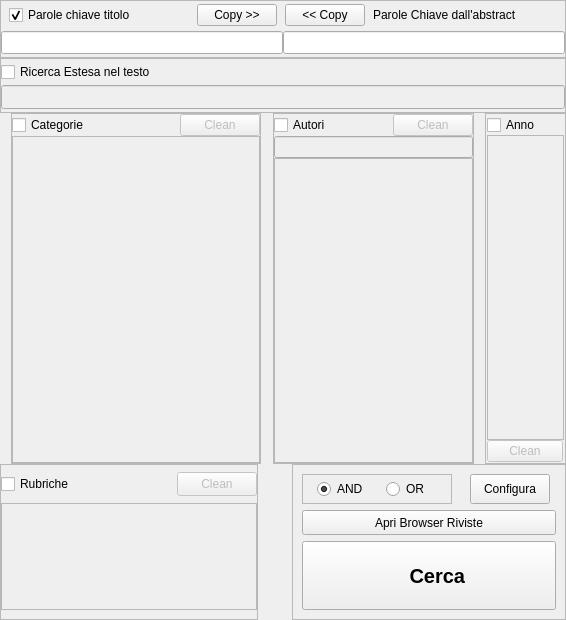
         <widget class="QFrame" name="frameRicerca">
          <property name="minimumSize">
           <size>
            <width>566</width>
            <height>0</height>
           </size>
          </property>
          <property name="frameShape">
           <enum>QFrame::NoFrame</enum>
          </property>
          <property name="frameShadow">
           <enum>QFrame::Plain</enum>
          </property>
          <property name="lineWidth">
           <number>0</number>
          </property>
          <layout class="QVBoxLayout" name="verticalLayout_2">
           <property name="spacing">
            <number>0</number>
           </property>
           <property name="margin">
            <number>0</number>
           </property>
           <item>
            <widget class="QFrame" name="frameParoleChiave">
             <property name="minimumSize">
              <size>
               <width>566</width>
               <height>58</height>
              </size>
             </property>
             <property name="maximumSize">
              <size>
               <width>566</width>
               <height>70</height>
              </size>
             </property>
             <property name="mouseTracking">
              <bool>true</bool>
             </property>
             <property name="focusPolicy">
              <enum>Qt::NoFocus</enum>
             </property>
             <property name="acceptDrops">
              <bool>true</bool>
             </property>
             <property name="frameShape">
              <enum>QFrame::StyledPanel</enum>
             </property>
             <property name="frameShadow">
              <enum>QFrame::Sunken</enum>
             </property>
             <layout class="QVBoxLayout" name="verticalLayout_4">
              <property name="spacing">
               <number>0</number>
              </property>
              <property name="margin">
               <number>0</number>
              </property>
              <item>
               <widget class="QFrame" name="frame">
                <property name="minimumSize">
                 <size>
                  <width>0</width>
                  <height>27</height>
                 </size>
                </property>
                <property name="maximumSize">
                 <size>
                  <width>16777215</width>
                  <height>39</height>
                 </size>
                </property>
                <property name="frameShape">
                 <enum>QFrame::NoFrame</enum>
                </property>
                <property name="frameShadow">
                 <enum>QFrame::Sunken</enum>
                </property>
                <property name="lineWidth">
                 <number>0</number>
                </property>
                <layout class="QHBoxLayout" name="horizontalLayout_5">
                 <property name="spacing">
                  <number>0</number>
                 </property>
                 <property name="margin">
                  <number>0</number>
                 </property>
                 <item>
                  <widget class="QCheckBox" name="Select_ParoleChiave">
                   <property name="sizePolicy">
                    <sizepolicy hsizetype="Minimum" vsizetype="Preferred">
                     <horstretch>0</horstretch>
                     <verstretch>0</verstretch>
                    </sizepolicy>
                   </property>
                   <property name="minimumSize">
                    <size>
                     <width>153</width>
                     <height>24</height>
                    </size>
                   </property>
                   <property name="maximumSize">
                    <size>
                     <width>180</width>
                     <height>16777215</height>
                    </size>
                   </property>
                   <property name="text">
                    <string>Parole chiave titolo</string>
                   </property>
                   <property name="checked">
                    <bool>true</bool>
                   </property>
                  </widget>
                 </item>
                 <item>
                  <widget class="QPushButton" name="CopiaADestra">
                   <property name="minimumSize">
                    <size>
                     <width>80</width>
                     <height>20</height>
                    </size>
                   </property>
                   <property name="maximumSize">
                    <size>
                     <width>80</width>
                     <height>16777215</height>
                    </size>
                   </property>
                   <property name="text">
                    <string>Copy &gt;&gt;</string>
                   </property>
                  </widget>
                 </item>
                 <item>
                  <widget class="QPushButton" name="CopiaASinistra">
                   <property name="minimumSize">
                    <size>
                     <width>80</width>
                     <height>20</height>
                    </size>
                   </property>
                   <property name="maximumSize">
                    <size>
                     <width>80</width>
                     <height>16777215</height>
                    </size>
                   </property>
                   <property name="text">
                    <string>&lt;&lt; Copy</string>
                   </property>
                  </widget>
                 </item>
                 <item>
                  <widget class="QLabel" name="label_5">
                   <property name="minimumSize">
                    <size>
                     <width>0</width>
                     <height>24</height>
                    </size>
                   </property>
                   <property name="maximumSize">
                    <size>
                     <width>180</width>
                     <height>16777215</height>
                    </size>
                   </property>
                   <property name="text">
                    <string>Parole Chiave dall'abstract  </string>
                   </property>
                  </widget>
                 </item>
                </layout>
                <zorder>CopiaASinistra</zorder>
                <zorder>CopiaADestra</zorder>
                <zorder>Select_ParoleChiave</zorder>
                <zorder>label_5</zorder>
               </widget>
              </item>
              <item>
               <widget class="QFrame" name="frame_6">
                <property name="minimumSize">
                 <size>
                  <width>0</width>
                  <height>27</height>
                 </size>
                </property>
                <property name="frameShape">
                 <enum>QFrame::NoFrame</enum>
                </property>
                <property name="frameShadow">
                 <enum>QFrame::Plain</enum>
                </property>
                <property name="lineWidth">
                 <number>0</number>
                </property>
                <layout class="QHBoxLayout" name="horizontalLayout_4">
                 <property name="spacing">
                  <number>0</number>
                 </property>
                 <property name="margin">
                  <number>0</number>
                 </property>
                 <item>
                  <widget class="QLineEdit" name="ParoleChiave">
                   <property name="sizePolicy">
                    <sizepolicy hsizetype="Expanding" vsizetype="Fixed">
                     <horstretch>0</horstretch>
                     <verstretch>0</verstretch>
                    </sizepolicy>
                   </property>
                   <property name="minimumSize">
                    <size>
                     <width>251</width>
                     <height>23</height>
                    </size>
                   </property>
                   <property name="maximumSize">
                    <size>
                     <width>1000</width>
                     <height>16777215</height>
                    </size>
                   </property>
                  </widget>
                 </item>
                 <item>
                  <widget class="QLineEdit" name="ParoleChiaveAbstract">
                   <property name="sizePolicy">
                    <sizepolicy hsizetype="Expanding" vsizetype="Fixed">
                     <horstretch>0</horstretch>
                     <verstretch>255</verstretch>
                    </sizepolicy>
                   </property>
                   <property name="minimumSize">
                    <size>
                     <width>251</width>
                     <height>23</height>
                    </size>
                   </property>
                   <property name="maximumSize">
                    <size>
                     <width>1000</width>
                     <height>16777215</height>
                    </size>
                   </property>
                  </widget>
                 </item>
                </layout>
               </widget>
              </item>
             </layout>
            </widget>
           </item>
           <item>
            <widget class="QFrame" name="FrameRicercaEstesa">
             <property name="enabled">
              <bool>true</bool>
             </property>
             <property name="minimumSize">
              <size>
               <width>566</width>
               <height>55</height>
              </size>
             </property>
             <property name="maximumSize">
              <size>
               <width>566</width>
               <height>56</height>
              </size>
             </property>
             <property name="frameShape">
              <enum>QFrame::StyledPanel</enum>
             </property>
             <property name="frameShadow">
              <enum>QFrame::Raised</enum>
             </property>
             <property name="lineWidth">
              <number>1</number>
             </property>
             <layout class="QVBoxLayout" name="verticalLayout_3">
              <property name="spacing">
               <number>0</number>
              </property>
              <property name="margin">
               <number>0</number>
              </property>
              <item>
               <widget class="QCheckBox" name="Select_RicercaTesto">
                <property name="minimumSize">
                 <size>
                  <width>24</width>
                  <height>0</height>
                 </size>
                </property>
                <property name="text">
                 <string>Ricerca Estesa nel testo</string>
                </property>
               </widget>
              </item>
              <item>
               <widget class="QLineEdit" name="ParoleChiaveTesto">
                <property name="enabled">
                 <bool>false</bool>
                </property>
                <property name="minimumSize">
                 <size>
                  <width>0</width>
                  <height>24</height>
                 </size>
                </property>
               </widget>
              </item>
             </layout>
            </widget>
           </item>
           <item>
            <widget class="QFrame" name="frame_2">
             <property name="minimumSize">
              <size>
               <width>566</width>
               <height>351</height>
              </size>
             </property>
             <property name="maximumSize">
              <size>
               <width>566</width>
               <height>16777215</height>
              </size>
             </property>
             <property name="frameShape">
              <enum>QFrame::NoFrame</enum>
             </property>
             <property name="frameShadow">
              <enum>QFrame::Plain</enum>
             </property>
             <layout class="QHBoxLayout" name="horizontalLayout">
              <property name="spacing">
               <number>0</number>
              </property>
              <property name="margin">
               <number>0</number>
              </property>
              <item>
               <spacer name="horizontalSpacer_7">
                <property name="orientation">
                 <enum>Qt::Horizontal</enum>
                </property>
                <property name="sizeHint" stdset="0">
                 <size>
                  <width>40</width>
                  <height>20</height>
                 </size>
                </property>
               </spacer>
              </item>
              <item>
               <widget class="QFrame" name="frameCategoria">
                <property name="minimumSize">
                 <size>
                  <width>250</width>
                  <height>341</height>
                 </size>
                </property>
                <property name="maximumSize">
                 <size>
                  <width>200</width>
                  <height>16777215</height>
                 </size>
                </property>
                <property name="frameShape">
                 <enum>QFrame::StyledPanel</enum>
                </property>
                <property name="frameShadow">
                 <enum>QFrame::Raised</enum>
                </property>
                <layout class="QGridLayout" name="gridLayout_6">
                 <property name="margin">
                  <number>0</number>
                 </property>
                 <property name="spacing">
                  <number>0</number>
                 </property>
                 <item row="0" column="0">
                  <widget class="QCheckBox" name="Select_RicercaCategoria">
                   <property name="text">
                    <string>Categorie</string>
                   </property>
                  </widget>
                 </item>
                 <item row="0" column="2">
                  <widget class="QPushButton" name="CleanCategorie">
                   <property name="enabled">
                    <bool>false</bool>
                   </property>
                   <property name="text">
                    <string>Clean</string>
                   </property>
                  </widget>
                 </item>
                 <item row="0" column="1">
                  <spacer name="horizontalSpacer">
                   <property name="orientation">
                    <enum>Qt::Horizontal</enum>
                   </property>
                   <property name="sizeHint" stdset="0">
                    <size>
                     <width>40</width>
                     <height>20</height>
                    </size>
                   </property>
                  </spacer>
                 </item>
                 <item row="1" column="0" colspan="3">
                  <widget class="QListWidget" name="ListaCategorie">
                   <property name="enabled">
                    <bool>false</bool>
                   </property>
                   <property name="minimumSize">
                    <size>
                     <width>200</width>
                     <height>300</height>
                    </size>
                   </property>
                   <property name="maximumSize">
                    <size>
                     <width>16777215</width>
                     <height>1000000</height>
                    </size>
                   </property>
                   <property name="selectionMode">
                    <enum>QAbstractItemView::MultiSelection</enum>
                   </property>
                   <property name="selectionRectVisible">
                    <bool>true</bool>
                   </property>
                  </widget>
                 </item>
                </layout>
               </widget>
              </item>
              <item>
               <spacer name="horizontalSpacer_5">
                <property name="orientation">
                 <enum>Qt::Horizontal</enum>
                </property>
                <property name="sizeHint" stdset="0">
                 <size>
                  <width>40</width>
                  <height>20</height>
                 </size>
                </property>
               </spacer>
              </item>
              <item>
               <widget class="QFrame" name="FrameAutori">
                <property name="enabled">
                 <bool>true</bool>
                </property>
                <property name="minimumSize">
                 <size>
                  <width>201</width>
                  <height>341</height>
                 </size>
                </property>
                <property name="maximumSize">
                 <size>
                  <width>201</width>
                  <height>16777215</height>
                 </size>
                </property>
                <property name="frameShape">
                 <enum>QFrame::StyledPanel</enum>
                </property>
                <property name="frameShadow">
                 <enum>QFrame::Raised</enum>
                </property>
                <layout class="QGridLayout" name="gridLayout_12">
                 <property name="margin">
                  <number>0</number>
                 </property>
                 <property name="spacing">
                  <number>0</number>
                 </property>
                 <item row="0" column="0">
                  <widget class="QCheckBox" name="Select_ListaAutori">
                   <property name="text">
                    <string>Autori</string>
                   </property>
                  </widget>
                 </item>
                 <item row="1" column="0" colspan="3">
                  <widget class="QLineEdit" name="FiltroAutori">
                   <property name="enabled">
                    <bool>false</bool>
                   </property>
                  </widget>
                 </item>
                 <item row="0" column="1">
                  <spacer name="horizontalSpacer_2">
                   <property name="orientation">
                    <enum>Qt::Horizontal</enum>
                   </property>
                   <property name="sizeHint" stdset="0">
                    <size>
                     <width>40</width>
                     <height>20</height>
                    </size>
                   </property>
                  </spacer>
                 </item>
                 <item row="2" column="0" colspan="3">
                  <widget class="QListWidget" name="ListaAutori">
                   <property name="enabled">
                    <bool>false</bool>
                   </property>
                   <property name="selectionMode">
                    <enum>QAbstractItemView::MultiSelection</enum>
                   </property>
                  </widget>
                 </item>
                 <item row="0" column="2">
                  <widget class="QPushButton" name="CleanAutori">
                   <property name="enabled">
                    <bool>false</bool>
                   </property>
                   <property name="text">
                    <string>Clean</string>
                   </property>
                  </widget>
                 </item>
                </layout>
               </widget>
              </item>
              <item>
               <spacer name="horizontalSpacer_6">
                <property name="orientation">
                 <enum>Qt::Horizontal</enum>
                </property>
                <property name="sizeHint" stdset="0">
                 <size>
                  <width>40</width>
                  <height>20</height>
                 </size>
                </property>
               </spacer>
              </item>
              <item>
               <widget class="QFrame" name="FrameAnno">
                <property name="enabled">
                 <bool>true</bool>
                </property>
                <property name="minimumSize">
                 <size>
                  <width>81</width>
                  <height>341</height>
                 </size>
                </property>
                <property name="maximumSize">
                 <size>
                  <width>81</width>
                  <height>16777215</height>
                 </size>
                </property>
                <property name="frameShape">
                 <enum>QFrame::StyledPanel</enum>
                </property>
                <property name="frameShadow">
                 <enum>QFrame::Raised</enum>
                </property>
                <layout class="QGridLayout" name="gridLayout_11">
                 <property name="horizontalSpacing">
                  <number>1</number>
                 </property>
                 <property name="verticalSpacing">
                  <number>0</number>
                 </property>
                 <property name="margin">
                  <number>1</number>
                 </property>
                 <item row="3" column="0" colspan="2">
                  <widget class="QListWidget" name="ListaAnni">
                   <property name="enabled">
                    <bool>false</bool>
                   </property>
                   <property name="alternatingRowColors">
                    <bool>false</bool>
                   </property>
                   <property name="selectionMode">
                    <enum>QAbstractItemView::MultiSelection</enum>
                   </property>
                  </widget>
                 </item>
                 <item row="1" column="0">
                  <widget class="QCheckBox" name="Select_Anno">
                   <property name="enabled">
                    <bool>true</bool>
                   </property>
                   <property name="text">
                    <string>Anno</string>
                   </property>
                  </widget>
                 </item>
                 <item row="3" column="2">
                  <spacer name="horizontalSpacer_8">
                   <property name="orientation">
                    <enum>Qt::Horizontal</enum>
                   </property>
                   <property name="sizeHint" stdset="0">
                    <size>
                     <width>40</width>
                     <height>20</height>
                    </size>
                   </property>
                  </spacer>
                 </item>
                 <item row="4" column="0">
                  <widget class="QPushButton" name="CleanAnni">
                   <property name="enabled">
                    <bool>false</bool>
                   </property>
                   <property name="text">
                    <string>Clean</string>
                   </property>
                  </widget>
                 </item>
                </layout>
               </widget>
              </item>
             </layout>
            </widget>
           </item>
           <item>
            <widget class="QFrame" name="frame_3">
             <property name="minimumSize">
              <size>
               <width>566</width>
               <height>156</height>
              </size>
             </property>
             <property name="maximumSize">
              <size>
               <width>566</width>
               <height>156</height>
              </size>
             </property>
             <property name="frameShape">
              <enum>QFrame::NoFrame</enum>
             </property>
             <property name="frameShadow">
              <enum>QFrame::Raised</enum>
             </property>
             <layout class="QHBoxLayout" name="horizontalLayout_2">
              <property name="spacing">
               <number>0</number>
              </property>
              <property name="margin">
               <number>0</number>
              </property>
              <item>
               <widget class="QFrame" name="FrameRubriche">
                <property name="minimumSize">
                 <size>
                  <width>160</width>
                  <height>137</height>
                 </size>
                </property>
                <property name="maximumSize">
                 <size>
                  <width>261</width>
                  <height>16777215</height>
                 </size>
                </property>
                <property name="frameShape">
                 <enum>QFrame::StyledPanel</enum>
                </property>
                <property name="frameShadow">
                 <enum>QFrame::Raised</enum>
                </property>
                <layout class="QGridLayout" name="gridLayout_8">
                 <property name="margin">
                  <number>0</number>
                 </property>
                 <property name="spacing">
                  <number>0</number>
                 </property>
                 <item row="0" column="0">
                  <widget class="QCheckBox" name="Select_Rubriche">
                   <property name="maximumSize">
                    <size>
                     <width>16777215</width>
                     <height>24</height>
                    </size>
                   </property>
                   <property name="text">
                    <string>Rubriche</string>
                   </property>
                  </widget>
                 </item>
                 <item row="0" column="3">
                  <widget class="QPushButton" name="CleanRubriche">
                   <property name="enabled">
                    <bool>false</bool>
                   </property>
                   <property name="maximumSize">
                    <size>
                     <width>16777215</width>
                     <height>24</height>
                    </size>
                   </property>
                   <property name="text">
                    <string>Clean</string>
                   </property>
                  </widget>
                 </item>
                 <item row="1" column="0" colspan="4">
                  <widget class="QListWidget" name="ListaRubriche">
                   <property name="enabled">
                    <bool>false</bool>
                   </property>
                   <property name="minimumSize">
                    <size>
                     <width>156</width>
                     <height>97</height>
                    </size>
                   </property>
                   <property name="maximumSize">
                    <size>
                     <width>1000</width>
                     <height>107</height>
                    </size>
                   </property>
                   <property name="selectionMode">
                    <enum>QAbstractItemView::MultiSelection</enum>
                   </property>
                  </widget>
                 </item>
                 <item row="0" column="1">
                  <spacer name="horizontalSpacer_4">
                   <property name="orientation">
                    <enum>Qt::Horizontal</enum>
                   </property>
                   <property name="sizeHint" stdset="0">
                    <size>
                     <width>40</width>
                     <height>20</height>
                    </size>
                   </property>
                  </spacer>
                 </item>
                </layout>
               </widget>
              </item>
              <item>
               <spacer name="horizontalSpacer_3">
                <property name="orientation">
                 <enum>Qt::Horizontal</enum>
                </property>
                <property name="sizeHint" stdset="0">
                 <size>
                  <width>10</width>
                  <height>20</height>
                 </size>
                </property>
               </spacer>
              </item>
              <item>
               <widget class="QFrame" name="frame_4">
                <property name="minimumSize">
                 <size>
                  <width>260</width>
                  <height>137</height>
                 </size>
                </property>
                <property name="frameShape">
                 <enum>QFrame::StyledPanel</enum>
                </property>
                <property name="frameShadow">
                 <enum>QFrame::Raised</enum>
                </property>
                <layout class="QGridLayout" name="gridLayout_7">
                 <item row="2" column="0">
                  <widget class="QFrame" name="AND_OR_Frame">
                   <property name="enabled">
                    <bool>true</bool>
                   </property>
                   <property name="minimumSize">
                    <size>
                     <width>150</width>
                     <height>30</height>
                    </size>
                   </property>
                   <property name="maximumSize">
                    <size>
                     <width>16777215</width>
                     <height>50</height>
                    </size>
                   </property>
                   <property name="toolTip">
                    <string>&lt;!DOCTYPE HTML PUBLIC &quot;-//W3C//DTD HTML 4.0//EN&quot; &quot;http://www.w3.org/TR/REC-html40/strict.dtd&quot;&gt;
&lt;html&gt;&lt;head&gt;&lt;meta name=&quot;qrichtext&quot; content=&quot;1&quot; /&gt;&lt;style type=&quot;text/css&quot;&gt;
p, li { white-space: pre-wrap; }
&lt;/style&gt;&lt;/head&gt;&lt;body style=&quot; font-family:'Sans Serif'; font-size:9pt; font-weight:400; font-style:normal;&quot;&gt;
&lt;p style=&quot; margin-top:0px; margin-bottom:0px; margin-left:0px; margin-right:0px; -qt-block-indent:0; text-indent:0px;&quot;&gt;Selezione&lt;/p&gt;
&lt;p style=&quot;-qt-paragraph-type:empty; margin-top:0px; margin-bottom:0px; margin-left:0px; margin-right:0px; -qt-block-indent:0; text-indent:0px;&quot;&gt;&lt;/p&gt;
&lt;p style=&quot; margin-top:0px; margin-bottom:0px; margin-left:0px; margin-right:0px; -qt-block-indent:0; text-indent:0px;&quot;&gt;&lt;span style=&quot; font-weight:600;&quot;&gt;AND&lt;/span&gt; [&lt;span style=&quot; text-decoration: underline;&quot;&gt;consigliato&lt;/span&gt;]: tutte le condizioni di ricerca devono essere soddisfatte.&lt;/p&gt;
&lt;p style=&quot;-qt-paragraph-type:empty; margin-top:0px; margin-bottom:0px; margin-left:0px; margin-right:0px; -qt-block-indent:0; text-indent:0px;&quot;&gt;&lt;/p&gt;
&lt;p style=&quot; margin-top:0px; margin-bottom:0px; margin-left:0px; margin-right:0px; -qt-block-indent:0; text-indent:0px;&quot;&gt;&lt;span style=&quot; font-weight:600;&quot;&gt;OR&lt;/span&gt;: almeno una delle condizioni di ricerca deve essere soddisfatta.&lt;/p&gt;&lt;/body&gt;&lt;/html&gt;</string>
                   </property>
                   <property name="frameShape">
                    <enum>QFrame::StyledPanel</enum>
                   </property>
                   <property name="frameShadow">
                    <enum>QFrame::Raised</enum>
                   </property>
                   <layout class="QHBoxLayout" name="horizontalLayout_3">
                    <property name="margin">
                     <number>1</number>
                    </property>
                    <item>
                     <widget class="QRadioButton" name="AND_Button">
                      <property name="maximumSize">
                       <size>
                        <width>50</width>
                        <height>50</height>
                       </size>
                      </property>
                      <property name="text">
                       <string>AND</string>
                      </property>
                      <property name="checked">
                       <bool>true</bool>
                      </property>
                     </widget>
                    </item>
                    <item>
                     <widget class="QRadioButton" name="OR_Button">
                      <property name="maximumSize">
                       <size>
                        <width>50</width>
                        <height>16777215</height>
                       </size>
                      </property>
                      <property name="text">
                       <string>OR</string>
                      </property>
                     </widget>
                    </item>
                   </layout>
                  </widget>
                 </item>
                 <item row="2" column="3">
                  <widget class="QPushButton" name="Configura">
                   <property name="enabled">
                    <bool>true</bool>
                   </property>
                   <property name="maximumSize">
                    <size>
                     <width>86</width>
                     <height>30</height>
                    </size>
                   </property>
                   <property name="text">
                    <string>Configura</string>
                   </property>
                  </widget>
                 </item>
                 <item row="5" column="0" colspan="5">
                  <widget class="QPushButton" name="Cerca">
                   <property name="minimumSize">
                    <size>
                     <width>230</width>
                     <height>30</height>
                    </size>
                   </property>
                   <property name="maximumSize">
                    <size>
                     <width>16777215</width>
                     <height>100</height>
                    </size>
                   </property>
                   <property name="font">
                    <font>
                     <pointsize>15</pointsize>
                     <weight>75</weight>
                     <bold>true</bold>
                     <strikeout>false</strikeout>
                    </font>
                   </property>
                   <property name="text">
                    <string>   Cerca</string>
                   </property>
                   <property name="icon">
                    <iconset resource="icons.qrc">
                     <normaloff>:/icons/icons/128x128/apps/lescienze500.png</normaloff>:/icons/icons/128x128/apps/lescienze500.png</iconset>
                   </property>
                   <property name="iconSize">
                    <size>
                     <width>40</width>
                     <height>40</height>
                    </size>
                   </property>
                   <property name="flat">
                    <bool>false</bool>
                   </property>
                  </widget>
                 </item>
                 <item row="4" column="0" colspan="5">
                  <widget class="QPushButton" name="ApriBrowserCopertine">
                   <property name="minimumSize">
                    <size>
                     <width>230</width>
                     <height>0</height>
                    </size>
                   </property>
                   <property name="maximumSize">
                    <size>
                     <width>16777215</width>
                     <height>25</height>
                    </size>
                   </property>
                   <property name="text">
                    <string>Apri Browser Riviste</string>
                   </property>
                  </widget>
                 </item>
                </layout>
               </widget>
              </item>
             </layout>
            </widget>
           </item>
          </layout>
         </widget>
